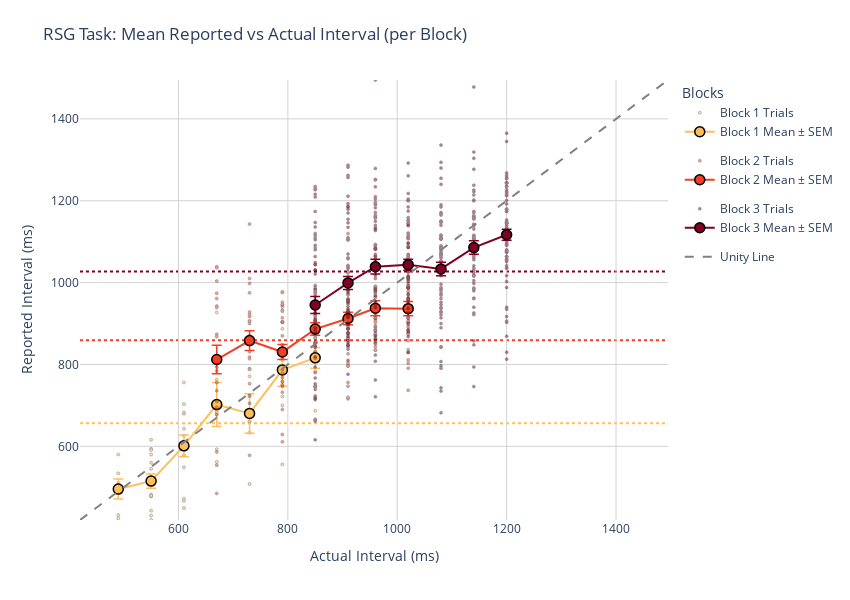

Notebook code cell kept with this figure:
### Code cell
import pandas as pd
import numpy as np
import plotly.graph_objects as go
from matplotlib import cm
import matplotlib.colors as mcolors

# Assumes go_df is already defined and contains:
# target_interval, reproduced_interval, reproduction_error, block, prior_mean

# Get all unique blocks based on prior_mean
blocks = sorted(go_df['prior_mean'].unique())

# Color map setup
cmap = cm.get_cmap('YlOrRd', len(blocks)+1)
ordered_colors = [mcolors.to_hex(cmap(i+1)) for i in range(len(blocks))]

# Axis bounds
min_val = min(go_df['target_interval'].min(), go_df['reproduced_interval'].min())
max_val = max(go_df['target_interval'].max(), go_df['reproduced_interval'].max())

# Initialize traces and shapes
traces = []
shapes = []

for i, iBlock in enumerate(blocks):
    block_df = go_df[go_df['prior_mean'] == iBlock]

    # --- Raw trial dots ---
    traces.append(
        go.Scatter(
            x=block_df['target_interval'],
            y=block_df['reproduced_interval'],
            mode='markers',
            name=f'Block {i+1} Trials',
            marker=dict(color=ordered_colors[i], size=3, line=dict(width=0.5, color='black')),
            opacity=0.5,
            legendgroup=f'block_{i}',
            showlegend=True
        )
    )

    # --- Line plot with mean ± SEM across target intervals ---
    summary = (
        block_df
        .groupby('target_interval')
        .agg(mean_repro=('reproduced_interval', 'mean'),
             sem_repro=('reproduced_interval', lambda x: x.std(ddof=1) / np.sqrt(len(x))))
        .reset_index()
    )

    traces.append(
        go.Scatter(
            x=summary['target_interval'],
            y=summary['mean_repro'],
            error_y=dict(
                type='data',
                array=summary['sem_repro'],
                visible=True,
                thickness=1.5,
                width=5
            ),
            mode='lines+markers',
            name=f'Block {i+1} Mean ± SEM',
            marker=dict(symbol='circle', size=10, color=ordered_colors[i], line=dict(color='black', width=1.5)),
            line=dict(color=ordered_colors[i], width=2),
            legendgroup=f'block_{i}',
            showlegend=True
        )
    )

    # --- Horizontal line at mean target interval for the block ---
    mean_target = block_df['target_interval'].mean()
    shapes.append(dict(
        type="line",
        x0=min_val, x1=max_val,
        y0=mean_target, y1=mean_target,
        line=dict(color=ordered_colors[i], width=2, dash='dot'),
        layer='below'  # Draw behind markers
    ))

# --- Unity line ---
traces.append(
    go.Scatter(
        x=[min_val, max_val],
        y=[min_val, max_val],
        mode='lines',
        name='Unity Line',
        line=dict(dash='dash', color='gray', width=2),
        showlegend=True
    )
)

# --- Layout ---
layout = go.Layout(
    title='RSG Task: Mean Reported vs Actual Interval (per Block)',
    xaxis=dict(title='Actual Interval (ms)', range=[min_val, max_val]),
    yaxis=dict(title='Reported Interval (ms)', range=[min_val, max_val]),
    legend=dict(title='Blocks', x=1.02, y=1),
    width=850,
    height=600,
    margin=dict(l=80, r=160, t=80, b=80),
    plot_bgcolor='white',
    shapes=shapes
)

fig = go.Figure(data=traces, layout=layout)
fig.update_xaxes(showgrid=True, gridcolor='lightgray')
fig.update_yaxes(showgrid=True, gridcolor='lightgray')
fig.show()

### Figure 1 — Plotly figure (JSON) as saved in the notebook; plotly's stock layout.template omitted (floating-point values rounded to 4 significant figures; data arrays with more than 128 entries replaced by an {"elided": "..."} marker saying what was removed)
{"data": [{"legendgroup": "block_0", "marker": {"color": "#febf5a", "line": {"color": "black", "width": 0.5}, "size": 3}, "mode": "markers", "name": "Block 1 Trials", "opacity": 0.5, "showlegend": true, "type": "scatter", "x": [490, 490, 490, 490, 490, 490, 550, 550, 550, 550, 550, 550, 550, 550, 550, 550, 550, 550, 550, 550, 610, 610, 610, 610, 610, 610, 610, 610, 610, 610, 610, 610, 610, 670, 670, 670, 670, 670, 670, 730, 730, 730, 730, 730, 730, 790, 790, 790, 790, 790, 790, 790, 790, 790, 850, 850, 850, 850, 850, 850, 850], "y": [510, 580, 424, 493, 432, 534, 443, 420, 580, 478, 594, 591, 515, 482, 478, 560, 545, 479, 431, 616, 600, 610, 449, 467, 643, 578, 703, 756, 549, 472, 626, 680, 683, 927, 686, 562, 681, 593, 763, 660, 633, 771, 849, 508, 661, 814, 746, 941, 700, 556, 811, 904, 722, 887, 825, 879, 830, 888, 687, 821, 783]}, {"error_y": {"array": [24.48, 17.5, 26.65, 53.7, 48.1, 40.06, 25.44], "thickness": 1.5, "type": "data", "visible": true, "width": 5}, "legendgroup": "block_0", "line": {"color": "#febf5a", "width": 2}, "marker": {"color": "#febf5a", "line": {"color": "black", "width": 1.5}, "size": 10, "symbol": "circle"}, "mode": "lines+markers", "name": "Block 1 Mean ± SEM", "showlegend": true, "type": "scatter", "x": [490, 550, 610, 670, 730, 790, 850], "y": [495.5, 515.1, 601.2, 702, 680.3, 786.8, 816.1]}, {"legendgroup": "block_1", "marker": {"color": "#f43d25", "line": {"color": "black", "width": 0.5}, "size": 3}, "mode": "markers", "name": "Block 2 Trials", "opacity": 0.5, "showlegend": true, "type": "scatter", "x": {"elided": "192 int values"}, "y": {"elided": "192 int values"}}, {"error_y": {"array": [34.65, 24.06, 18.4, 15.28, 15.46, 18.35, 17.27], "thickness": 1.5, "type": "data", "visible": true, "width": 5}, "legendgroup": "block_1", "line": {"color": "#f43d25", "width": 2}, "marker": {"color": "#f43d25", "line": {"color": "black", "width": 1.5}, "size": 10, "symbol": "circle"}, "mode": "lines+markers", "name": "Block 2 Mean ± SEM", "showlegend": true, "type": "scatter", "x": [670, 730, 790, 850, 910, 960, 1020], "y": [812, 858.2, 830.4, 886.4, 912.3, 937.4, 936.4]}, {"legendgroup": "block_2", "marker": {"color": "#800026", "line": {"color": "black", "width": 0.5}, "size": 3}, "mode": "markers", "name": "Block 3 Trials", "opacity": 0.5, "showlegend": true, "type": "scatter", "x": {"elided": "448 int values"}, "y": {"elided": "448 int values"}}, {"error_y": {"array": [20.98, 15.88, 17.97, 13.37, 16.53, 16.64, 13.3], "thickness": 1.5, "type": "data", "visible": true, "width": 5}, "legendgroup": "block_2", "line": {"color": "#800026", "width": 2}, "marker": {"color": "#800026", "line": {"color": "black", "width": 1.5}, "size": 10, "symbol": "circle"}, "mode": "lines+markers", "name": "Block 3 Mean ± SEM", "showlegend": true, "type": "scatter", "x": [850, 910, 960, 1020, 1080, 1140, 1200], "y": [945.2, 999.2, 1039.0, 1044.0, 1033.0, 1086.0, 1117.0]}, {"line": {"color": "gray", "dash": "dash", "width": 2}, "mode": "lines", "name": "Unity Line", "showlegend": true, "type": "scatter", "x": [420, 1495], "y": [420, 1495]}], "layout": {"height": 600, "legend": {"title": {"text": "Blocks"}, "x": 1.02, "y": 1}, "margin": {"b": 80, "l": 80, "r": 160, "t": 80}, "plot_bgcolor": "white", "shapes": [{"layer": "below", "line": {"color": "#febf5a", "dash": "dot", "width": 2}, "type": "line", "x0": 420, "x1": 1495, "y0": 656.2, "y1": 656.2}, {"layer": "below", "line": {"color": "#f43d25", "dash": "dot", "width": 2}, "type": "line", "x0": 420, "x1": 1495, "y0": 859.4, "y1": 859.4}, {"layer": "below", "line": {"color": "#800026", "dash": "dot", "width": 2}, "type": "line", "x0": 420, "x1": 1495, "y0": 1027.0, "y1": 1027.0}], "title": {"text": "RSG Task: Mean Reported vs Actual Interval (per Block)"}, "width": 850, "xaxis": {"gridcolor": "lightgray", "range": [420, 1495], "showgrid": true, "title": {"text": "Actual Interval (ms)"}}, "yaxis": {"gridcolor": "lightgray", "range": [420, 1495], "showgrid": true, "title": {"text": "Reported Interval (ms)"}}}}
